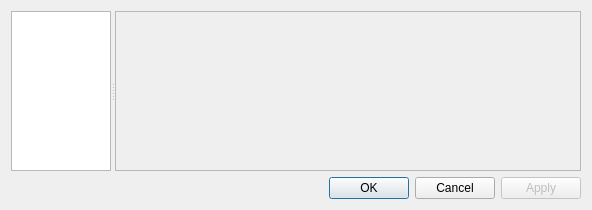
<?xml version="1.0" encoding="UTF-8"?>
<ui version="4.0">
 <class>SettingsMenu</class>
 <widget class="QDialog" name="SettingsMenu">
  <property name="windowModality">
   <enum>Qt::ApplicationModal</enum>
  </property>
  <property name="geometry">
   <rect>
    <x>0</x>
    <y>0</y>
    <width>592</width>
    <height>210</height>
   </rect>
  </property>
  <property name="windowTitle">
   <string>Settings</string>
  </property>
  <layout class="QVBoxLayout" name="verticalLayout">
   <item>
    <widget class="QSplitter" name="splitter">
     <property name="sizePolicy">
      <sizepolicy hsizetype="Minimum" vsizetype="Expanding">
       <horstretch>0</horstretch>
       <verstretch>0</verstretch>
      </sizepolicy>
     </property>
     <property name="orientation">
      <enum>Qt::Horizontal</enum>
     </property>
     <property name="childrenCollapsible">
      <bool>false</bool>
     </property>
     <widget class="QListWidget" name="listWidget">
      <property name="sizePolicy">
       <sizepolicy hsizetype="Minimum" vsizetype="Expanding">
        <horstretch>0</horstretch>
        <verstretch>0</verstretch>
       </sizepolicy>
      </property>
      <property name="sizeAdjustPolicy">
       <enum>QAbstractScrollArea::AdjustToContentsOnFirstShow</enum>
      </property>
      <property name="selectionRectVisible">
       <bool>true</bool>
      </property>
     </widget>
     <widget class="QScrollArea" name="scrollArea">
      <property name="sizePolicy">
       <sizepolicy hsizetype="Expanding" vsizetype="Expanding">
        <horstretch>1</horstretch>
        <verstretch>0</verstretch>
       </sizepolicy>
      </property>
      <property name="widgetResizable">
       <bool>true</bool>
      </property>
      <widget class="QWidget" name="scrollAreaWidgetContents">
       <property name="geometry">
        <rect>
         <x>0</x>
         <y>0</y>
         <width>456</width>
         <height>159</height>
        </rect>
       </property>
       <layout class="QVBoxLayout" name="verticalLayout_2"/>
      </widget>
     </widget>
    </widget>
   </item>
   <item>
    <layout class="QHBoxLayout" name="horizontalLayout">
     <item>
      <spacer name="horizontalSpacer">
       <property name="orientation">
        <enum>Qt::Horizontal</enum>
       </property>
       <property name="sizeHint" stdset="0">
        <size>
         <width>40</width>
         <height>20</height>
        </size>
       </property>
      </spacer>
     </item>
     <item>
      <widget class="QPushButton" name="okButton">
       <property name="text">
        <string>OK</string>
       </property>
      </widget>
     </item>
     <item>
      <widget class="QPushButton" name="cancelButton">
       <property name="text">
        <string>Cancel</string>
       </property>
      </widget>
     </item>
     <item>
      <widget class="QPushButton" name="applyButton">
       <property name="enabled">
        <bool>false</bool>
       </property>
       <property name="text">
        <string>Apply</string>
       </property>
      </widget>
     </item>
    </layout>
   </item>
  </layout>
 </widget>
 <resources/>
 <connections>
  <connection>
   <sender>okButton</sender>
   <signal>released()</signal>
   <receiver>SettingsMenu</receiver>
   <slot>accept()</slot>
   <hints>
    <hint type="sourcelabel">
     <x>382</x>
     <y>188</y>
    </hint>
    <hint type="destinationlabel">
     <x>295</x>
     <y>104</y>
    </hint>
   </hints>
  </connection>
  <connection>
   <sender>cancelButton</sender>
   <signal>released()</signal>
   <receiver>SettingsMenu</receiver>
   <slot>reject()</slot>
   <hints>
    <hint type="sourcelabel">
     <x>463</x>
     <y>188</y>
    </hint>
    <hint type="destinationlabel">
     <x>295</x>
     <y>104</y>
    </hint>
   </hints>
  </connection>
 </connections>
</ui>
